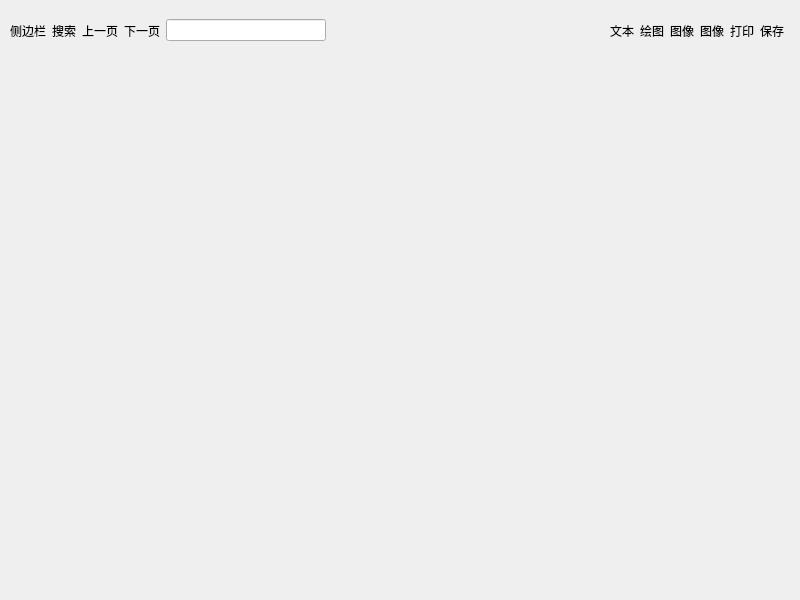
<?xml version="1.0" encoding="UTF-8"?>
<ui version="4.0">
 <class>Widget</class>
 <widget class="QWidget" name="Widget">
  <property name="geometry">
   <rect>
    <x>0</x>
    <y>0</y>
    <width>800</width>
    <height>600</height>
   </rect>
  </property>
  <property name="windowTitle">
   <string>Widget</string>
  </property>
  <widget class="QWidget" name="widget" native="true">
   <property name="geometry">
    <rect>
     <x>10</x>
     <y>10</y>
     <width>774</width>
     <height>41</height>
    </rect>
   </property>
   <layout class="QHBoxLayout" name="horizontalLayout">
    <item>
     <widget class="QLabel" name="changeside">
      <property name="whatsThis">
       <string/>
      </property>
      <property name="text">
       <string>侧边栏</string>
      </property>
      <property name="openExternalLinks">
       <bool>false</bool>
      </property>
     </widget>
    </item>
    <item>
     <widget class="QLabel" name="search">
      <property name="text">
       <string>搜索</string>
      </property>
     </widget>
    </item>
    <item>
     <widget class="QLabel" name="up">
      <property name="text">
       <string>上一页</string>
      </property>
     </widget>
    </item>
    <item>
     <widget class="QLabel" name="next">
      <property name="text">
       <string>下一页</string>
      </property>
     </widget>
    </item>
    <item>
     <widget class="QLineEdit" name="pagenumber"/>
    </item>
    <item>
     <spacer name="horizontalSpacer">
      <property name="orientation">
       <enum>Qt::Horizontal</enum>
      </property>
      <property name="sizeHint" stdset="0">
       <size>
        <width>278</width>
        <height>20</height>
       </size>
      </property>
     </spacer>
    </item>
    <item>
     <widget class="QLabel" name="text">
      <property name="text">
       <string>文本</string>
      </property>
     </widget>
    </item>
    <item>
     <widget class="QLabel" name="draw">
      <property name="text">
       <string>绘图</string>
      </property>
     </widget>
    </item>
    <item>
     <widget class="QLabel" name="image">
      <property name="text">
       <string>图像</string>
      </property>
     </widget>
    </item>
    <item>
     <widget class="QLabel" name="image_2">
      <property name="text">
       <string>图像</string>
      </property>
     </widget>
    </item>
    <item>
     <widget class="QLabel" name="print">
      <property name="text">
       <string>打印</string>
      </property>
     </widget>
    </item>
    <item>
     <widget class="QLabel" name="save">
      <property name="text">
       <string>保存</string>
      </property>
     </widget>
    </item>
   </layout>
  </widget>
 </widget>
 <resources/>
 <connections/>
</ui>
